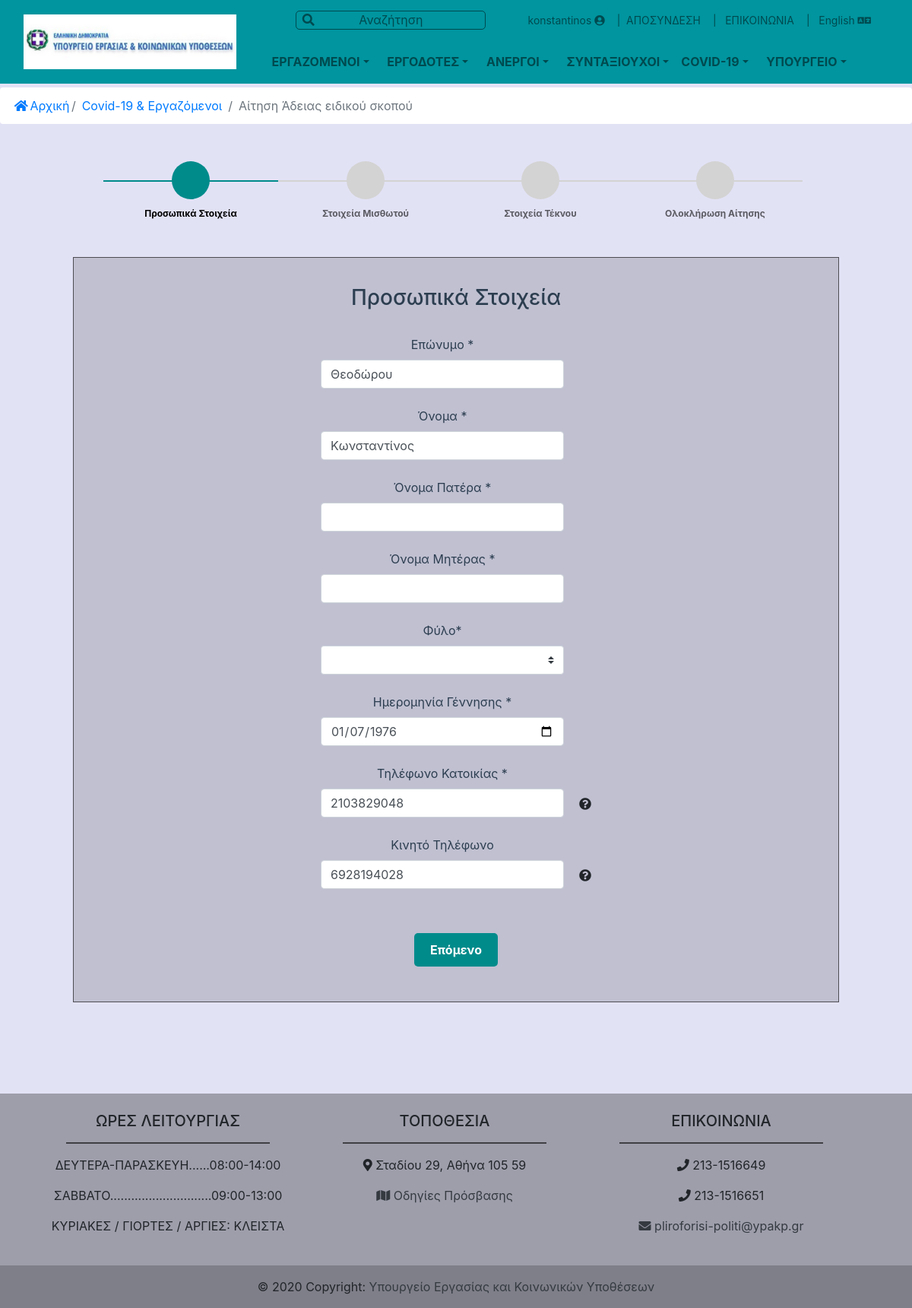
The app's page /forms/eidikou_skopou.php (signed in) with its own data.
### tables this page shows
CREATE TABLE `Users` (
  `userID` int(11) NOT NULL,
  `username` text NOT NULL,
  `password` text NOT NULL,
  `AFM` text NOT NULL,
  `firstName` text NOT NULL,
  `lastName` text NOT NULL,
  `address` text NOT NULL,
  `PC` int(11) NOT NULL,
  `municipality` text NOT NULL,
  `birthDate` date NOT NULL,
  `email` text NOT NULL,
  `phoneNumber` text NOT NULL,
  `userType` text NOT NULL,
  `profession` text NOT NULL,
  `AME` text DEFAULT NULL,
  `enterpriseID` int(11) DEFAULT NULL,
  `cellphoneNumber` text DEFAULT NULL,
  `enterpriseNumber` text DEFAULT NULL,
  `insuranceFund` text DEFAULT NULL,
  `onLeave` text DEFAULT NULL,
  `onLeaveFrom` date DEFAULT NULL,
  `onLeaveTo` date DEFAULT NULL,
  `duringCovid` text DEFAULT NULL,
  `children` set('Ναι','Όχι') DEFAULT NULL
);

### forms/eidikou_skopou.php (the view, shortened to what this page needs)
<?php include '../public/header.php' ?>
<link rel="stylesheet" href="../stylesheets/form.css">
<body style="background-color:rgba(198, 198, 236, 0.5)">
<div class="sticky">
    <nav aria-label="breadcrumb">
    <ol class="breadcrumb">
        <li class="breadcrumb-item"><a href="../info/index.php"><i class="fas fa-home" style="padding:4%;display:inline;"></i>Αρχική</a></li>
        <li class="breadcrumb-item"><a href="#">Covid-19 & Εργαζόμενοι</a></li>
        <li class="breadcrumb-item active" aria-current="page">Αίτηση Άδειας ειδικού σκοπού</li>
    </ol>
    </nav>
</div>
<?php
    if(!isset($_SESSION['logged_in_user_id'])){
        print "<div class=\"alert\" style=\"background-color:#ECDB54; border-color:#B8860B; color:#B8860B;\">";
        print "<strong>Παρακαλώ </strong><a href=\"./sundesh.php\">συνδεθείτε</a><strong> ή </strong><a href=\"./registration.php\">εγγραφείτε</a><strong> πρώτα ώστε να συμπληρωθούν αυτόματα τα στοιχεία σας, όπου είναι εφικτό.</strong>";
        print "</div>";
    }
    else{
        require_once '../login.php';
        $conn = new mysqli($hn,$un,$pw,$db);
        $userID = $_SESSION['logged_in_user_id'];
        $query = "SELECT * FROM `Users` WHERE userID='$userID'";
        $user = $conn->query($query);
        foreach ($user as $item){
            foreach ($item as $key => $value){
                if($key == "userID" || $key == "username" || $key == "password") continue;
                if(!$value || $value=='') continue;
                $user_info[$key] = $value;
            }
        }
    }
?>
<br>
<ul id="progressbar">
    <li class="active" id="personal"><strong>Προσωπικά Στοιχεία</strong></li>
    <li id="employee"><strong>Στοιχεία Μισθωτού</strong></li>
    <li id="child"><strong>Στοιχεία Τέκνου</strong></li>
    <li id="confirm"><strong>Ολοκλήρωση Αίτησης</strong></li>
</ul>
<div class="d-xl-flex">
    <form role="form"  data-toggle="validator" class="flex-body" id="msform" method="POST" action="../routes/update_employee.php">
        <fieldset id="fieldset1">
            <div class="form-card">
                <h3 class="fs-title">Προσωπικά Στοιχεία</h3><br>
                <div class="form-group" style="display: table-row;">
                    <div style="display: table-cell;overflow: auto;">
                        <label for="lastName" class="form-control-label">Επώνυμο *</label>
                        <input name="lastName_1" type="text" class="form-control" id="lastName_1" data-error="Υποχρεωτικό πεδίο (μόνο γράμματα)" pattern="^[A-Za-zΑ-Ωα-ωΆΈΉΊΎΌΏάέήίύόώϊϋΐ]*$"
                        <?php if(isset($_SESSION['logged_in_user_id'])){ ?>
                            value="<?php echo $user_info['lastName']; ?>"
                        <?php } ?> required>
                    </div>
                </div><br>
                <div class="form-group" style="display: table-row;">
                    <div style="display: table-cell;overflow: auto;">
                        <label for="firstName" class="form-control-label">Όνομα *</label>
                        <input name="firstName_1" type="text" class="form-control" id="firstName_1" data-error="Υποχρεωτικό πεδίο (μόνο γράμματα)" pattern="^[A-Za-zΑ-Ωα-ωΆΈΉΊΎΌΏάέήίύόώϊϋΐ]*$"
                        <?php if(isset($_SESSION['logged_in_user_id'])){ ?>
                            value="<?php echo $user_info['firstName']; ?>"
                        <?php } ?> required>
                    </div>
                </div><br>
                <div class="form-group" style="display: table-row;">
                    <div style="display: table-cell;overflow: auto;">
                        <label for="fatherName" class="form-control-label">Όνομα Πατέρα *</label>
                        <input name="fatherName_1" type="text" class="form-control" id="fatherName_1" data-error="Υποχρεωτικό πεδίο (μόνο γράμματα)" pattern="^[A-Za-zΑ-Ωα-ωΆΈΉΊΎΌΏάέήίύόώϊϋΐ]*$" required>
                    </div>
                </div><br>
                <div class="form-group" style="display: table-row;">
                    <div style="display: table-cell;overflow: auto;">
                        <label for="motherName" class="form-control-label">Όνομα Μητέρας *</label>
                        <input name="motherName_1" type="text" class="form-control" id="motherName_1" data-error="Υποχρεωτικό πεδίο (μόνο γράμματα)" pattern="^[A-Za-zΑ-Ωα-ωΆΈΉΊΎΌΏάέήίύόώϊϋΐ]*$" required>
                    </div>
                </div><br>
                <div class="form-group" style="display: table-row">
                    <div style="display: table-cell;overflow: auto;">
                        <label for="fulo" class="form-control-label">Φύλο*</label><br>
                        <select name="fulo_1" id="fulo_1" class="custom-select" data-error="Παρακαλώ επιλέξτε ένα Φύλο" required>
                            <option></option>
                            <option value="Άντρας">Άντρας</option>
                        </select>
                    </div>
                </div><br>
                <div class="form-group" style="display: table-row;">
                    <div style="display: table-cell;overflow: auto;">
                        <label for="birthDate" class="form-control-label">Ημερομηνία Γέννησης *</label>
                        <input name="birthDate_1" type="date" class="form-control" id="birthDate_1" data-error="Υποχρεωτικό πεδίο"
                        <?php if(isset($_SESSION['logged_in_user_id'])){ ?>
                            value="<?php echo $user_info['birthDate']; ?>"
                        <?php } ?> required>
                    </div>
                </div><br>
                <div class="form-group" style="display: table-row;">
                    <div style="display: table-cell;overflow: auto;">
                        <label for="phoneNumber" class="form-control-label">Τηλέφωνο Κατοικίας *</label>
                        <input name="phoneNumber_1" type="text" class="form-control" id="phoneNumber_1" data-error="Παρακαλώ δώστε ένα έγκυρο τηλέφωνο" pattern="^[0-9]{10}"
                        <?php if(isset($_SESSION['logged_in_user_id'])){ ?>
                            value="<?php echo $user_info['phoneNumber']; ?>"
                        <?php } ?> required>
                    </div>
                    <div style="display: table-cell;padding-left: 20px"><br><p></p>
                        <div class="fas fa-question-circle" title="10 ψήφιος αριθμός"> </div>
                    </div>
                </div><br>
                <div class="form-group" style="display: table-row;">
                    <div style="display: table-cell;overflow: auto;">
                        <label for="cellphoneNumber" class="form-control-label">Κινητό Τηλέφωνο</label>
                        <input name="cellphoneNumber_1" type="text" class="form-control" id="cellphoneNumber_1" data-error="Παρακαλώ δώστε ένα έγκυρο τηλέφωνο"
                        <?php if(isset($_SESSION['logged_in_user_id']) && isset($user_info['cellphoneNumber'])){ ?>
                            value="<?php echo $user_info['cellphoneNumber']; ?>"
                        <?php } ?> pattern="^[0-9]{10}">
                    </div>
                    <div style="display: table-cell;padding-left: 20px"><br><p></p>
                        <div class="fas fa-question-circle" title="10 ψήφιος αριθμός που ξεκινά με 69"> </div>
                    </div>
                </div><br>
            </div><br><input type="button" name="next" class="next action-button" value="Επόμενο">
        </fieldset>
    </form>
</div>
<?php include '../public/footer.php' ?>

### stylesheets/header.css (style rules this page uses)
div.sticky { position: sticky; top: 115px; z-index: 99; width: 100%; }
.sticky .breadcrumb { background-color: white; }

### stylesheets/form.css (style rules this page uses)
.d-xl-flex { display: flex; justify-content: center; align-content: center; margin: 0 8% 4% 8%; padding: 3%; border: 1px solid rgba(0,0,0,0.6); background-color: rgba(0,0,0,0.15); text-align : center; }
.d-xl-flex .flex-body .form-control, .d-xl-flex .flex-body .custom-select { width: 320px; }
.fs-title, .form-control-label, .form-card h5 { color: #2C3E50; }
#msform .action-button { width: 110px; background: rgb(0,139,139); font-weight: bold; color: white; border: 0 none; border-radius: 5px; cursor: pointer; padding: 10px 5px; margin: 10px 5px; }
#progressbar { display: flex; justify-content: center; align-content: center; text-align : center; margin: 1% 12% 4% 8%; overflow: hidden; color: rgba(0,0,0,0.6); }
#progressbar .active { color: black; }
#progressbar li { list-style-type: none; font-size: 12px; width: 25%; float: left; position: relative }
#progressbar #personal:before { font-family: FontAwesome; content: "\f007"; }
#progressbar #confirm:before { font-family: FontAwesome; content: "\f00c"; }
#progressbar #employee:before { font-family: FontAwesome; content: "\f2b9"; }
#progressbar #child:before { font-family: FontAwesome; content: "\f1ae"; }
#progressbar li:before { width: 50px; height: 50px; line-height: 45px; display: block; font-size: 18px; color: rgba(0,0,0,0.6); background: lightgray; border-radius: 50%; margin: 0 auto 10px auto; padding: 2px }
#progressbar li:after { content: ''; width: 100%; height: 2px; background: lightgray; position: absolute; left: 0; top: 25px; z-index: -1; }
#progressbar li.active:before, #progressbar li.active:after { background: rgba(0,139,139,1); }

### records on screen
users: lastName_1 "Θεοδώρου", firstName_1 "Κωνσταντίνος", birthDate_1 "01/07/1976", phoneNumber_1 "2103829048", cellphoneNumber_1 "6928194028"

### other values on screen
$_SESSION['username'] "konstantinos"
